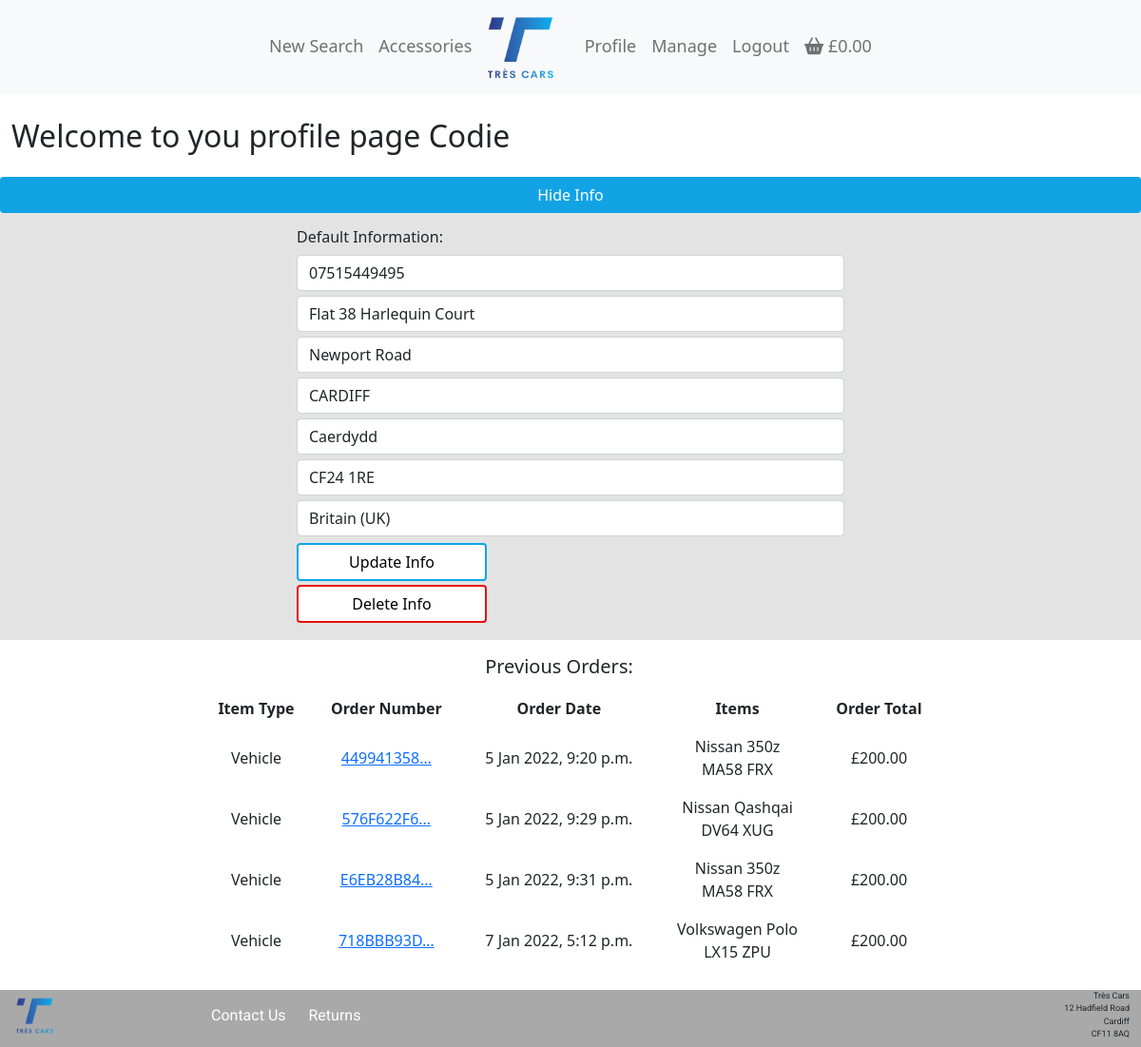
Page /profile/ (signed in) on the earlier database version.
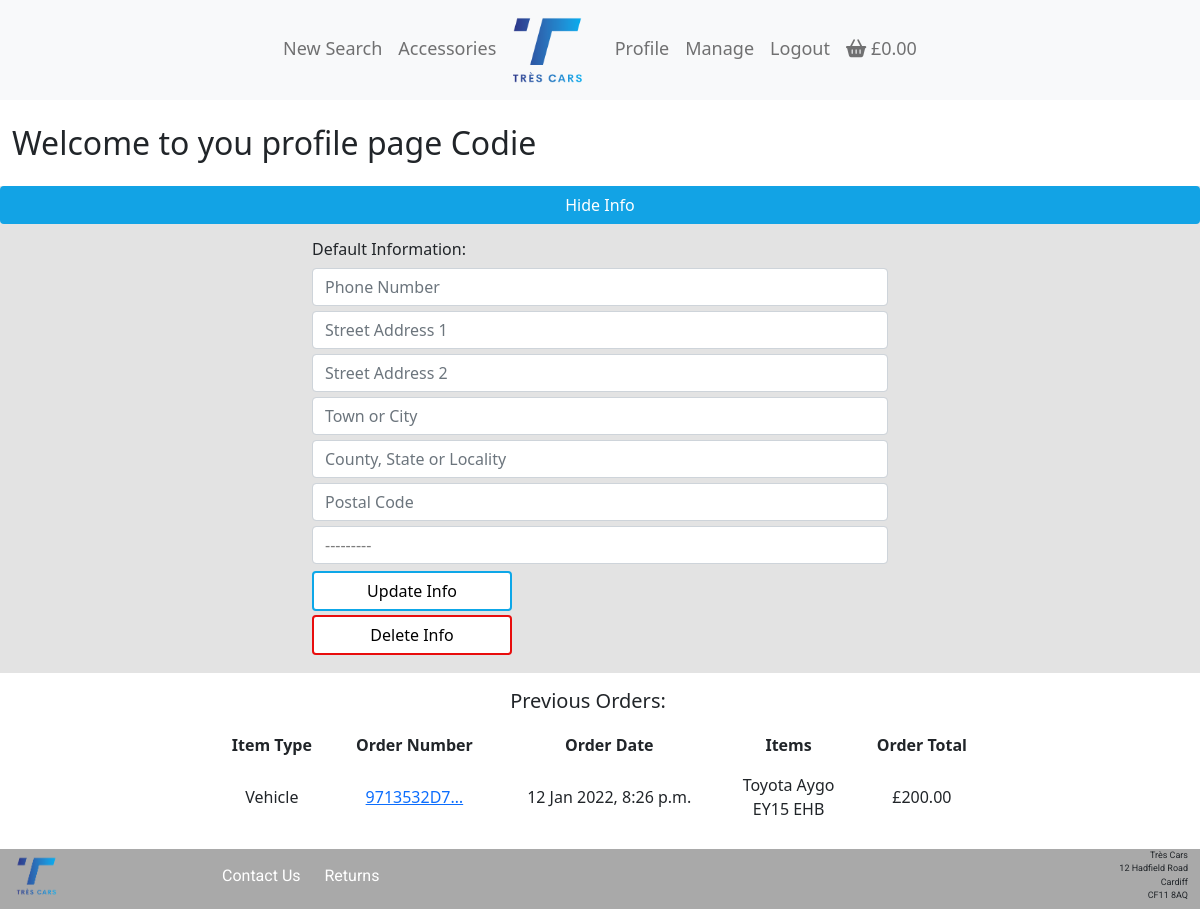
Same page on the later database version.
### profiles/models.py (models this page shows)
class UserProfile(models.Model):
    user = models.OneToOneField(User, on_delete=models.CASCADE)
    default_phone_number = models.CharField(max_length=20, null=True, blank=True)
    default_street_address1 = models.CharField(max_length=80, null=True, blank=True)
    default_street_address2 = models.CharField(max_length=80, null=True, blank=True)
    default_town_or_city = models.CharField(max_length=40, null=True, blank=True)
    default_county = models.CharField(max_length=80, null=True, blank=True)
    default_postcode = models.CharField(max_length=20, null=True, blank=True)
    default_country = CountryField(blank_label='Country', null=True, blank=True)
    def __str__(self):
        return self.user.username

### checkout/models.py (models this page shows, shortened)
class Order(models.Model):
    order_number = models.CharField(max_length=32, null=False, editable=False)
    order_type = models.CharField(max_length=15, null=False, blank=False, default='vehicle')
    user_profile = models.ForeignKey(UserProfile, on_delete=models.SET_NULL,
                                     null=True, blank=True, related_name='orders')
    full_name = models.CharField(max_length=50, null=False, blank=False)
    email = models.EmailField(max_length=254, null=False, blank=False)
    phone_number = models.CharField(max_length=20, null=False, blank=False)
    postcode = models.CharField(max_length=20, null=True, blank=True)
    town_or_city = models.CharField(max_length=40, null=False, blank=False)
    street_address1 = models.CharField(max_length=80, null=False, blank=False)
    street_address2 = models.CharField(max_length=80, null=True, blank=True)
    county = models.CharField(max_length=80, null=True, blank=True)
    country = CountryField(blank_label='Country *', null=False, blank=False)
    date = models.DateTimeField(auto_now_add=True)
    delivery_cost = models.DecimalField(max_digits=6, decimal_places=2, null=False, default=0)
    order_total = models.DecimalField(max_digits=10, decimal_places=2, null=False, default=0)
    grand_total = models.DecimalField(max_digits=10, decimal_places=2, null=False, default=0)
    original_bag = models.TextField(null=False, blank=False, default='')
    stripe_pid = models.CharField(max_length=254, null=False, blank=False, default='')

class OrderLineItem(models.Model):
    order = models.ForeignKey(Order, null=False, blank=False, on_delete=models.CASCADE, related_name='lineitems')
    vehicle = models.ForeignKey(Vehicle, null=False, blank=False, on_delete=models.CASCADE)
    lineitem_total = models.DecimalField(max_digits=6, decimal_places=0, null=False, blank=False, editable=False)

### vehicles/models.py (models this page shows, shortened)
class Vehicle(models.Model):
    sku = models.CharField(max_length=9, null=False, blank=False)
    name = models.CharField(max_length=254, null=False, blank=False)
    registration = models.CharField(max_length=254, null=False, blank=False)
    make = models.CharField(max_length=50, null=False, blank=False)
    model = models.CharField(max_length=50, null=False, blank=False)
    trim = models.CharField(max_length=50, null=False, blank=False)
    colour = models.CharField(
        max_length=50, null=False, blank=False, choices=colour_choices)
    fuel = models.CharField(
        max_length=20, null=False, blank=False, choices=fuel_choices)
    engine_size = models.DecimalField(
        max_digits=2, decimal_places=1, null=False, blank=False)
    body_type = models.CharField(
        max_length=15, null=False, blank=False, choices=body_type_choices)
    gearbox = models.CharField(
        max_length=15, null=False, blank=False, choices=gearbox_choices)
    drivetrain = models.CharField(
        max_length=10, null=False, blank=False, choices=drivetrain_choices)
    seats = models.IntegerField(null=False, blank=False)
    description = models.TextField()
    price = models.IntegerField(null=False, blank=False, default=200)
    full_price = models.IntegerField(null=False, blank=False)
    mileage = models.IntegerField(null=False, blank=False)
    model_year = models.IntegerField(null=False, blank=False)
    doors = models.IntegerField(null=False, blank=False)
    type = models.CharField(
        max_length=9, null=False, blank=False, default='vehicle')
    available = models.CharField(
        max_length=9, null=False, blank=False, default="yes", choices=available_choices)

### profiles/views.py (the view, shortened to what this page needs)
# urls.py: path('', views.profile, name='profile'),
@login_required
def profile(request):
    request.session['vehicle_bag'] = {}
    user_profile = get_object_or_404(UserProfile, user=request.user)
    form = UserProfileForm(instance=user_profile)
    orders = user_profile.orders.all()
    template = 'profiles/profile.html'
    context = {
        'profile': user_profile,
        'form': form,
        'orders': orders,
        'on_profile': True
    }
    return render(request, template, context)

### profiles/forms.py
class UserProfileForm(forms.ModelForm):
    class Meta:
        model = UserProfile()
        exclude = ('user',)
    def __init__(self, *args, **kwargs):
        super().__init__(*args, **kwargs)
        placeholders = {
            'default_phone_number': 'Phone Number',
            'default_postcode': 'Postal Code',
            'default_town_or_city': 'Town or City',
            'default_street_address1': 'Street Address 1',
            'default_street_address2': 'Street Address 2',
            'default_county': 'County, State or Locality',
        }
        self.fields['default_phone_number'].widget.attrs['autofocus'] = True
        for field in self.fields:
            if field != 'default_country':
                if self.fields[field].required:
                    placeholder = f'{placeholders[field]} *'
                else:
                    placeholder = placeholders[field]
                self.fields[field].widget.attrs['placeholder'] = placeholder
            self.fields[field].widget.attrs['class'] = 'profile-form'
            self.fields[field].label = False

### bag/contexts.py (called while the page is built, shortened)
def vehicle_bag_contents(request):
    vehicle_bag_items = []
    total = 0
    item_count = 0
    vehicle_bag = request.session.get('vehicle_bag', {})
    delivery = 0
    grand_total = delivery + total
    context = {
        'vehicle_bag_items': vehicle_bag_items,
        'vehicle_total': total,
        'vehicle_item_count': item_count,
        'vehicle_grand_total': grand_total,
    }
    return context

### profiles/templates/profiles/profile.html (shortened to what this page needs)
{% extends "base.html" %}
{% load static %}
 {% block extra_css %}
    <link rel="stylesheet" href="{% static 'profiles/css/profile.css' %}">
{% endblock %}
{% block content %}
<div class="container-fluid">
    <div class="row">
        <div class="col-12">
            <h2 class="my-4">Welcome to you profile page {{ profile }}</h2>
        </div>
    </div>
    <div class="row profile-saved-info">
        <a id="hide-profile-info" class="btn btn-hide">Hide Info</a>
        <div class="mx-auto col-12 col-md-8 col-lg-6 my-3" id="profile-info">
            <h6>Default Information:</h6>
            <form action="{% url 'profile' %}" method="post">
                {{ form | crispy }}
                <button class="btn btn--blue-border btn--profile-info" type="submit">Update Info</button>
            </form>
            <form action="{% url 'profile' %}" method="post">
                <button class="btn btn--red-border btn--profile-info" id="delete-profile-info" type="submit">Delete Info</button>
            </form>
        </div>
    </div>
    <div class="row profile-previous-orders">
        <div class="row">
            <div class="mx-auto col-12 col-md-8 col-lg-8 mt-3 text-center">
                <h5>Previous Orders:</h5>
            </div>
        </div>
        <div class="mx-auto col-12 col-md-8 col-lg-8 my-1 ">
            <table class="d-none d-sm-table table table-lg table-borderless text-center align-middle">
                <thead>
                    <tr>
                        <th>Item Type</th>
                        <th>Order Number</th>
                        <th>Order Date</th>
                        <th>Items</th>
                        <th>Order Total</th>
                    </tr>
                </thead>
                <tbody>
                    {% for order in orders %}
                        <tr>
                            <td>{{ order.order_type | capfirst }}</td>
                            <td>
                                <a href="{% url 'order_detail' order.order_number %}" title="{{ order.order_number }}">
                                    {{ order.order_number | truncatechars:10 }}
                                </a>
                            </td>
                            <td>{{ order.date }}</td>
                                    {% for item in order.lineitems.all %}
                                            {% if item.vehicle %}
                                                <td>
                                                    {{ item.vehicle.make | capfirst}} {{ item.vehicle.model | capfirst }}
                                                    <br>
                                                    {{ item.vehicle.registration | upper }}
                                                </td>
                                            {% endif %}
                                    {% endfor %}
                            <td>£{{ order.grand_total }}</td>
                        </tr>
                    {% endfor %}
                </tbody>
            </table>
        </div>
        </div>
    </div>
{% endblock %}

### templates/base.html (shortened to what this page needs)
{% load static %}
<!DOCTYPE html>
<html lang="en">
<head>
    {% block corecss %}
        <link href="https://cdn.jsdelivr.net/npm/bootstrap@5.0.2/dist/css/bootstrap.min.css" rel="stylesheet">
        <link rel="stylesheet" href="{% static 'css/base.css' %}">
    {% endblock %}
    {% block extra_css %}
    {% endblock %}
</head>
<body>
    <header>
          <nav class="navbar navbar-expand-lg navbar-light bg-light">
            <div class="container-fluid">
                <div class="collapse navbar-collapse" id="navbarSupportedContent">
                    <ul class="navbar-nav me-auto mb-2 mb-lg-0">
                        <li class="nav-item">
                            <a class="nav-link" href="{% url 'vehicles' %}">New Search</a>
                        </li>
                        <li class="nav-item">
                            <a class="nav-link" href="#">Accessories</a>
                        </li>
                        <a class="navbar-brand d-none d-lg-inline" href="{% url 'home' %}">
                            <img class="nav-logo" src="{% static 'images/logo.png' %}" alt="Très Cars Logo">
                        </a>
                        {% if request.user.is_authenticated %}
                        <li class="nav-item">
                            <a class="nav-link" href="{% url 'profile' %}">Profile</a>
                        </li>
                        {% if request.user.is_superuser %}
                            <li class="nav-item">
                                <a class="nav-link" href="{% url 'management_home' %}">Manage</a>
                            </li>
                        {% endif %}
                        <li class="nav-item">
                            <a class="nav-link" href="{% url 'account_logout' %}">Logout</a>
                        </li>
                        {% endif %}
                        <li class="nav-item">
                            <a class="nav-link d-none d-lg-block" href="{% url 'view_bag' %}">
                                <i class="fa fa-shopping-basket" aria-hidden="true"></i>
                            {% if total %}
                                £{{ total | floatformat:2 }}
                            {% else %}
                                    £0.00
                            {% endif %}
                            </a>
                        </li>
                    </ul>
                </div>
            </div>
          </nav>
    </header>
    {% block content %}
    {% endblock %}
    <footer class="footer container-fluid">
        <div class="row">
            <div class="col-12 col-sm-2 footer-logo-container">
                <a class="" href="#">
                    <img class="footer-logo" src="{% static 'images/logo.png' %}" alt="Très Cars Logo">
                </a>
            </div>
            <div class="col-12 col-sm-5 footer-links-container">
                <a class="footer-link d-inline" href="#" data-bs-toggle="modal" data-bs-target="#contact-modal">Contact Us</a>
                <a class="footer-link d-inline" href="#">Returns</a>
            </div>
            <div class="col-12 col-sm-5 footer-address-container">
                <p class="footer-address--line d-inline d-sm-block">Très Cars</p>
                <p class="footer-address--line d-inline d-sm-block">12 Hadfield Road</p>
                <p class="footer-address--line d-inline d-sm-block">Cardiff</p>
                <p class="footer-address--line d-inline d-sm-block">CF11 8AQ</p>
            </div>
        </div>
    </footer>
</body>
</html>

### static/css/base.css (style rules this page uses)
* { border: 0; margin: 0; padding: 0; }
body { min-height: 100vh; display: flex; flex-direction: column; }
.greyed { color: rgb(124 124 124); }
.btn-hide { background-color: #12a3e5; color: white; cursor: pointer; }
.btn--blue-border { background-color: white; border: 2px solid #0da7e8; color: black; width: fit-content; }
.btn--red-border { background-color: white; border: 2px solid #e80d0d; color: black; width: fit-content; }
.btn--profile-info { width: 200px; margin: 2px 0; }
.navbar { min-height: 100px; }
.nav-logo { height: 70px; width: auto; }
.navbar-nav { line-height: 60px; margin: 0 auto; }
.nav-item { font-size:large; }
.nav-link { color: blue; }
.footer { margin-top: auto; min-height: 60px; width: 100%; background-color: darkgrey; position:static; bottom: 0; font-family: roboto, sans-serif; }
.footer-logo-container { margin: auto 0; }
.footer-logo { height: 40px; width: auto; }
.footer-links-container { margin: auto 0; }
.footer-link { color: white; text-decoration: none; text-align: center; margin: auto 10px; }
.footer-address-container { margin: auto 0; text-align: right; }
.footer-address--line { font-size: 9px; margin: 0; padding: 0; }
.form-group { text-align: left; }

### profiles/static/profiles/css/profile.css (style rules this page uses)
.profile-saved-info { background-color: #e3e3e3; }
.profile-form { margin: 5px 0; }

Differences in the rows shown:
removed Order: order_type "Vehicle", order_number "449941358…", date "5 Jan 2022, 9:20 p.m.", grand_total "200.00"
removed OrderLineItem: vehicle.make "Nissan", vehicle.model "350z", vehicle.registration "MA58 FRX", shown under "Vehicle"
removed Order: order_type "Vehicle", order_number "576F622F6…", date "5 Jan 2022, 9:29 p.m.", grand_total "200.00"
removed OrderLineItem: vehicle.make "Nissan", vehicle.model "Qashqai", vehicle.registration "DV64 XUG", shown under "Vehicle"
removed Order: order_type "Vehicle", order_number "E6EB28B84…", date "5 Jan 2022, 9:31 p.m.", grand_total "200.00"
removed OrderLineItem: vehicle.make "Nissan", vehicle.model "350z", vehicle.registration "MA58 FRX", shown under "Vehicle"
removed Order: order_type "Vehicle", order_number "718BBB93D…", date "7 Jan 2022, 5:12 p.m.", grand_total "200.00"
removed OrderLineItem: vehicle.make "Volkswagen", vehicle.model "Polo", vehicle.registration "LX15 ZPU", shown under "Vehicle"
changed UserProfile "Codie": default_phone_number "07515449495" → (not shown); default_street_address1 "Flat 38 Harlequin Court" → (not shown); default_street_address2 "Newport Road" → (not shown); default_town_or_city "CARDIFF" → (not shown); default_county "Caerdydd" → (not shown); default_postcode "CF24 1RE" → (not shown); default_country "Britain (UK)" → "---------"
added Order: order_type "Vehicle", order_number "9713532D7…", date "12 Jan 2022, 8:26 p.m.", grand_total "200.00"
added OrderLineItem: vehicle.make "Toyota", vehicle.model "Aygo", vehicle.registration "EY15 EHB", shown under "Vehicle"
